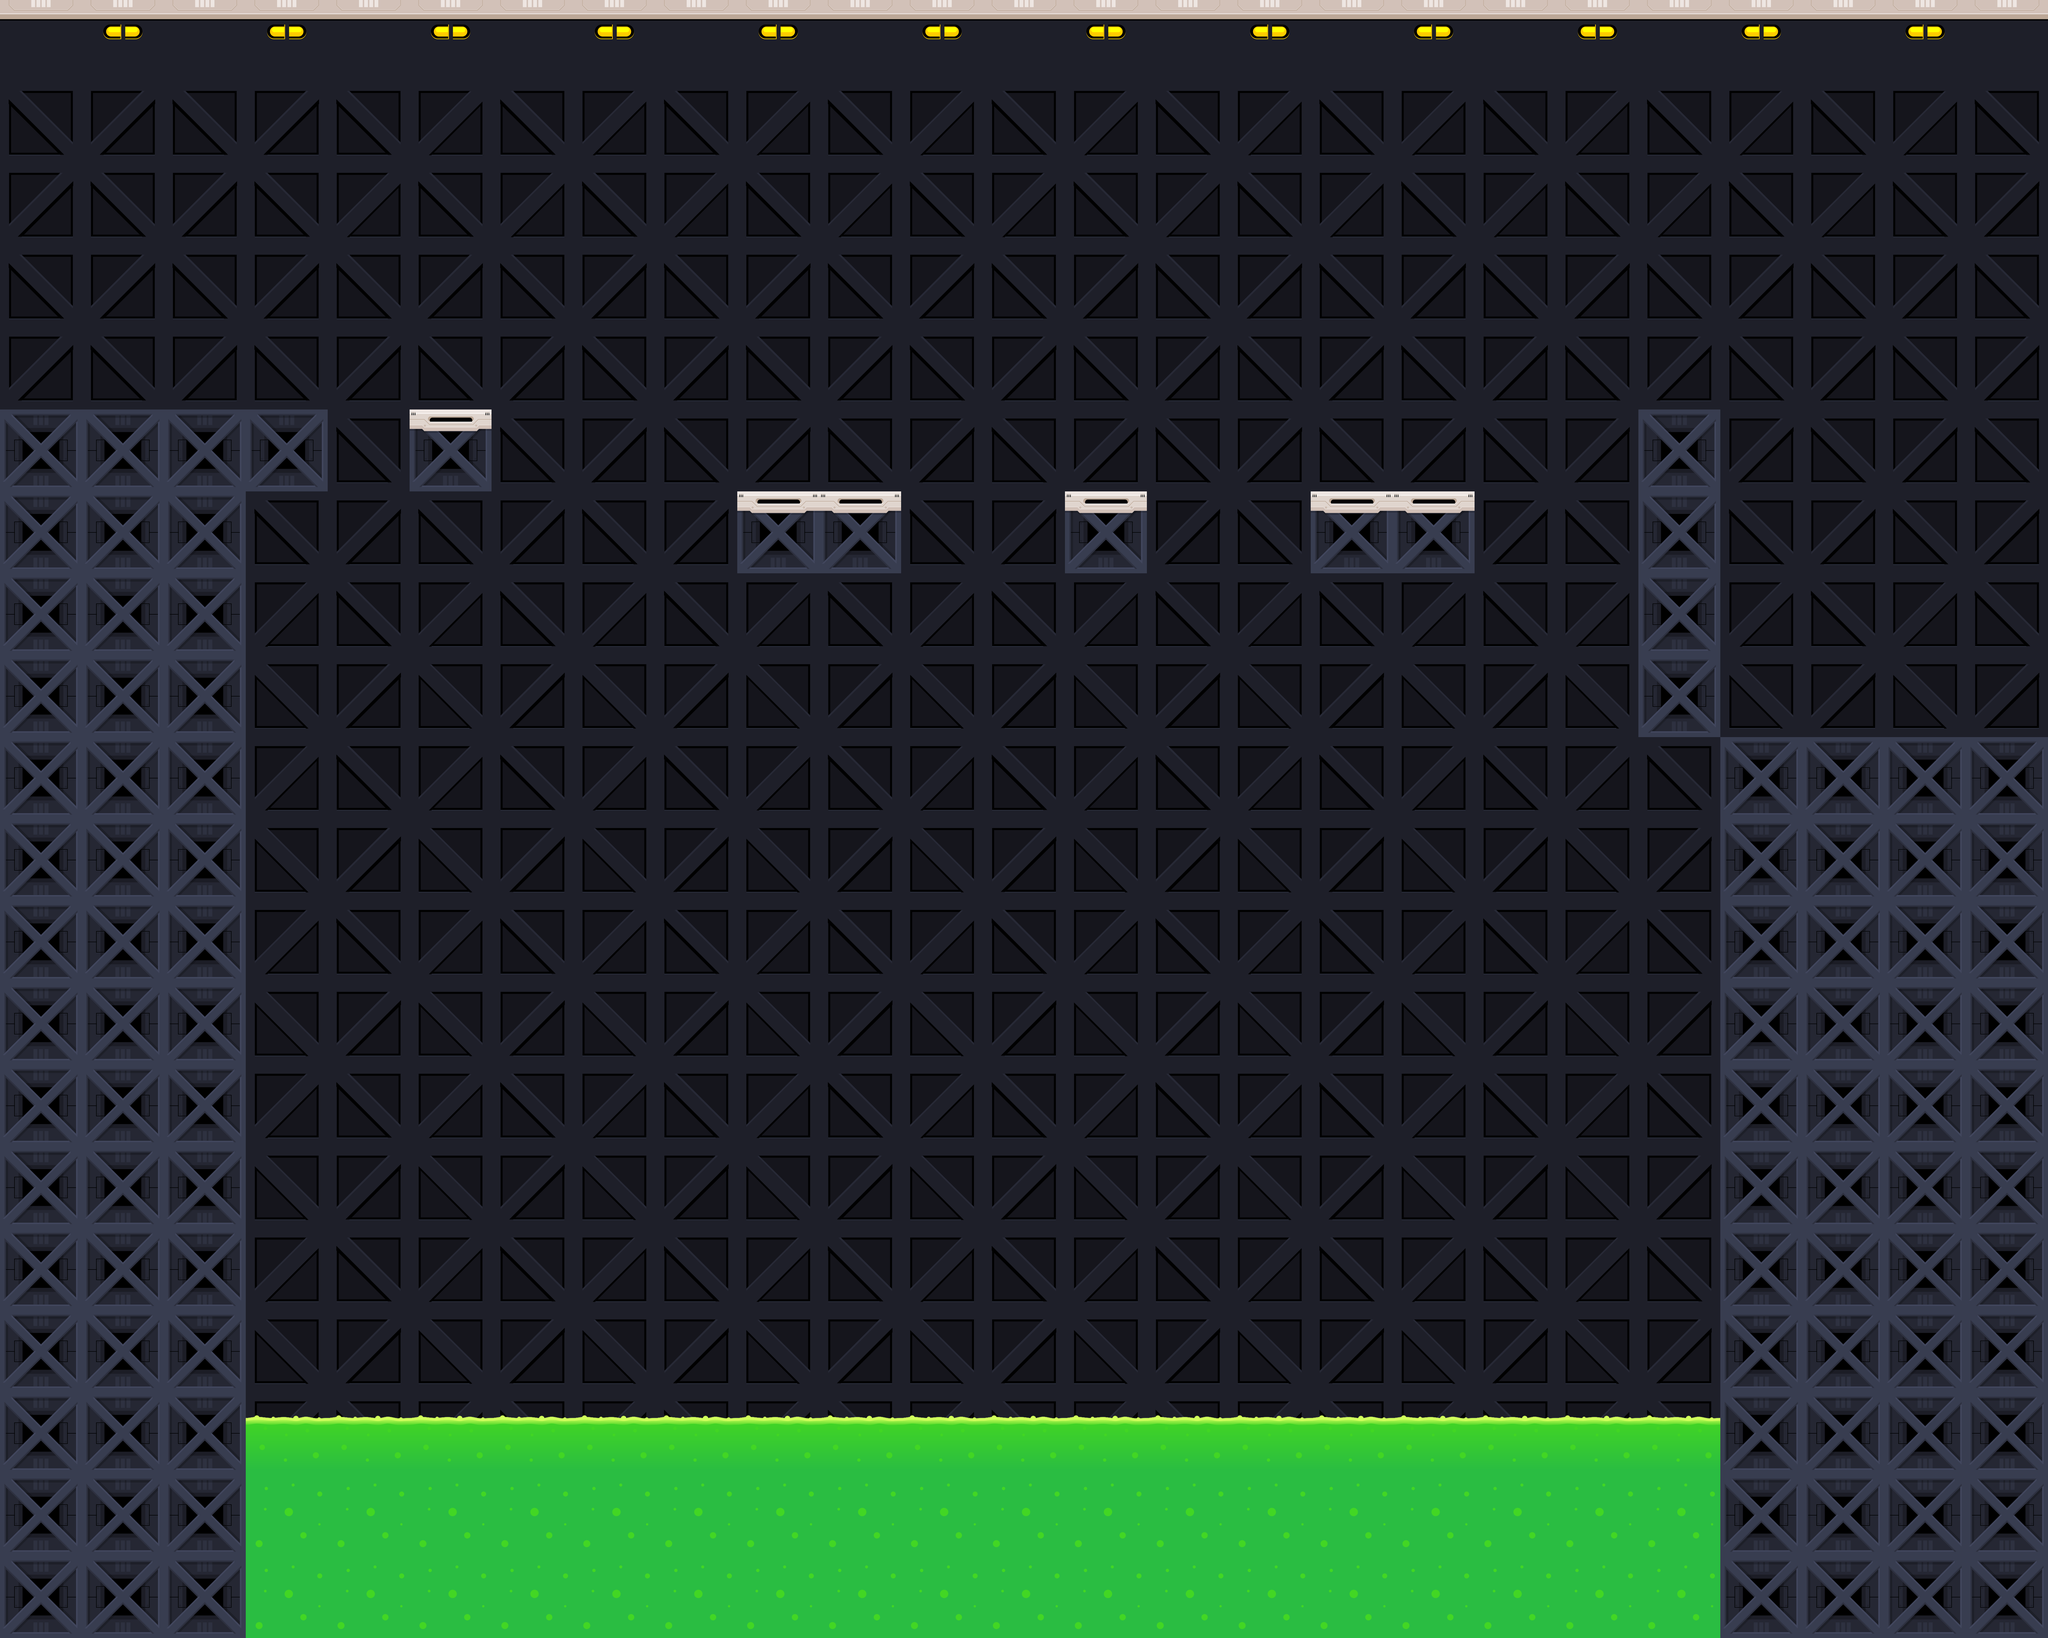

Rendered tile map (Tiled .tmx) drawn with the repository's tilesets; below, a short description and the full map source, tile grids included:
An orthogonal 25x20 tile map with 256x256 px tiles, 2 tile layers (BackGround, Level_Tiles), 2 tilesets and 7 objects (2x Door, Timer, a, b, c, ...).

<map version="1.9" tiledversion="1.9.2" orientation="orthogonal" renderorder="right-down" width="25" height="20" tilewidth="256" tileheight="256" infinite="0" nextlayerid="4" nextobjectid="34">
 <editorsettings>
  <export format="tmx" />
 </editorsettings>
 <tileset firstgid="1" source="Org_Tiles.tsx" />
 <tileset firstgid="37" source="Org_Objects.tsx" />
 <layer id="1" name="BackGround" width="25" height="20">
  <data encoding="csv">
4,3,4,3,4,3,4,3,4,3,4,3,4,3,4,3,4,3,4,3,4,3,4,3,4,
6,5,6,2147483654,6,8,6,8,6,8,6,8,6,8,6,8,6,8,6,8,6,8,6,8,6,
5,6,5,6,8,6,8,6,8,6,8,6,8,6,8,6,8,6,8,6,8,6,8,6,5,
6,2147483654,6,2147483654,6,2147483654,6,2147483654,6,2147483654,6,2147483654,6,2147483654,6,2147483654,6,2147483654,6,2147483654,6,2147483654,6,2147483654,6,
5,2147483653,5,2147483653,5,2147483653,5,2147483653,5,2147483653,5,2147483653,5,2147483653,5,2147483653,5,2147483653,5,2147483653,5,2147483653,5,2147483653,5,
6,2147483654,6,2147483654,6,2147483654,6,2147483654,6,2147483654,6,2147483654,6,2147483654,6,2147483654,6,2147483654,6,2147483654,6,2147483654,6,2147483654,6,
5,2147483653,5,2147483653,5,2147483653,5,2147483653,5,2147483653,5,2147483653,5,2147483653,5,2147483653,5,2147483653,5,2147483653,5,2147483653,5,2147483653,5,
6,8,6,8,6,8,6,8,6,8,6,8,6,8,6,8,6,8,6,8,6,8,6,8,6,
5,7,5,7,5,7,5,7,5,7,5,7,5,7,5,7,5,7,5,7,5,7,5,7,5,
6,8,6,8,6,8,6,8,6,8,6,8,6,8,6,8,6,8,6,8,6,8,6,8,6,
5,7,5,7,5,7,5,7,5,7,5,7,5,7,5,7,5,7,5,7,5,7,5,7,5,
6,8,6,8,6,8,6,8,6,8,6,8,6,8,6,8,6,8,6,8,6,8,6,8,6,
5,7,5,7,5,7,5,7,5,7,5,7,5,7,5,7,5,7,5,7,5,7,5,7,5,
6,8,6,8,6,8,6,8,6,8,6,8,6,8,6,8,6,8,6,8,6,8,6,8,6,
5,7,5,7,5,7,5,7,5,7,5,7,5,7,5,7,5,7,5,7,5,7,5,7,5,
6,8,6,8,6,8,6,8,6,8,6,8,6,8,6,8,6,8,6,8,6,8,6,8,6,
5,7,5,7,5,7,5,7,5,7,5,7,5,7,5,7,5,7,5,7,5,7,5,7,5,
6,8,6,8,6,8,6,8,6,8,6,8,6,8,6,8,6,8,6,8,6,8,6,8,6,
5,7,5,7,5,7,5,7,5,7,5,7,5,7,5,7,5,7,5,7,5,7,5,7,5,
6,8,6,8,6,8,6,8,6,8,6,8,6,8,6,8,6,8,6,8,6,8,6,8,6
</data>
 </layer>
 <layer id="2" name="Level_Tiles" width="25" height="20">
  <data encoding="csv">
0,0,0,0,0,0,0,0,0,0,0,0,0,0,0,0,0,0,0,0,0,0,0,0,0,
0,0,0,0,0,0,0,0,0,0,0,0,0,0,0,0,0,0,0,0,0,0,0,0,0,
0,0,0,0,0,0,0,0,0,0,0,0,0,0,0,0,0,0,0,0,0,0,0,0,0,
0,0,0,0,0,0,0,0,0,0,0,0,0,0,0,0,0,0,0,0,0,0,0,0,0,
0,0,0,0,0,0,0,0,0,0,0,0,0,0,0,0,0,0,0,0,0,0,0,0,0,
18,18,18,18,0,15,0,0,0,0,0,0,0,0,0,0,0,0,0,0,18,0,0,0,0,
18,18,18,0,0,0,0,0,0,15,15,0,0,15,0,0,15,15,0,0,18,0,0,0,0,
18,18,18,0,0,0,0,0,0,0,0,0,0,0,0,0,0,0,0,0,18,0,0,0,0,
18,18,18,0,0,0,0,0,0,0,0,0,0,0,0,0,0,0,0,0,18,0,0,0,0,
18,18,18,0,0,0,0,0,0,0,0,0,0,0,0,0,0,0,0,0,0,18,18,18,18,
18,18,18,0,0,0,0,0,0,0,0,0,0,0,0,0,0,0,0,0,0,18,18,18,18,
18,18,18,0,0,0,0,0,0,0,0,0,0,0,0,0,0,0,0,0,0,18,18,18,18,
18,18,18,0,0,0,0,0,0,0,0,0,0,0,0,0,0,0,0,0,0,18,18,18,18,
18,18,18,0,0,0,0,0,0,0,0,0,0,0,0,0,0,0,0,0,0,18,18,18,18,
18,18,18,0,0,0,0,0,0,0,0,0,0,0,0,0,0,0,0,0,0,18,18,18,18,
18,18,18,0,0,0,0,0,0,0,0,0,0,0,0,0,0,0,0,0,0,18,18,18,18,
18,18,18,0,0,0,0,0,0,0,0,0,0,0,0,0,0,0,0,0,0,18,18,18,18,
18,18,18,1,1,1,1,1,1,1,1,1,1,1,1,1,1,1,1,1,1,18,18,18,18,
18,18,18,2,2,2,2,2,2,2,2,2,2,2,2,2,2,2,2,2,2,18,18,18,18,
18,18,18,2,2,2,2,2,2,2,2,2,2,2,2,2,2,2,2,2,2,18,18,18,18
</data>
 </layer>
 <objectgroup id="3" name="Level_Objects">
  <object id="2" name="Start_Door" class="Door" gid="37" x="5.9241" y="1314.59" width="704" height="1064" />
  <object id="6" name="Finish_Door" class="Door" gid="39" x="5692" y="2288" width="721" height="1088" />
  <object id="24" name="Timer" gid="41" x="5420" y="2273" width="248" height="577" />
  <object id="30" name="a" gid="40" x="2338.36" y="1066.5" width="357" height="361" />
  <object id="31" name="b" gid="40" x="2363.84" y="2754.7" width="357" height="361" />
  <object id="32" name="c" gid="40" x="4160.34" y="1060.13" width="357" height="361" />
  <object id="33" name="d" gid="40" x="4122.11" y="2563.58" width="357" height="361" />
 </objectgroup>
</map>
